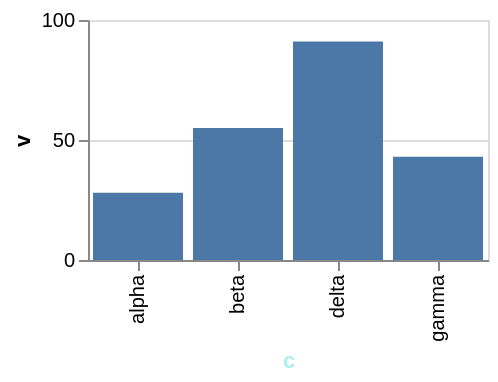

This figure's Vega-Lite source:
### Vega-Lite specification from a JSON file in a GitHub repository (floating-point values rounded to 4 significant figures)
{"$schema": "https://vega.github.io/schema/vega-lite/v6.json", "width": 200, "height": 120, "data": {"values": [{"c": "alpha", "v": 28, "w": 3, "t": "2024-01-07"}, {"c": "beta", "v": 55, "w": 7, "t": "2024-03-19"}, {"c": "gamma", "v": 43, "w": 5, "t": "2024-06-02"}, {"c": "delta", "v": 91, "w": 9, "t": "2024-09-11"}]}, "mark": "bar", "encoding": {"x": {"field": "c", "type": "nominal"}, "y": {"field": "v", "type": "quantitative"}}, "config": {"axisBand": {"titleColor": "paleturquoise"}}}
